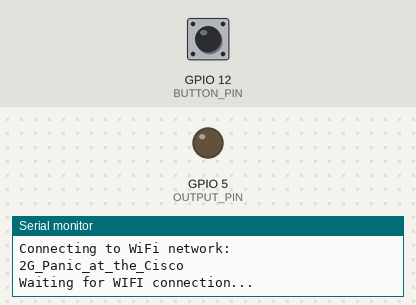
A sketch run on a simulated ESP32. Parts: output pins drawn as LEDs (lit = HIGH), the last lines printed to the serial monitor. The inputs (shaded band) are chosen by the test bench; at power-on: GPIO 12 (BUTTON_PIN) HIGH. WiFi joins after 1.5 s; servers stay silent unless stated.

Above: at 1.2 s.
1.3 s: GPIO 12 (BUTTON_PIN) pulled LOW for 0.15 s
At 3.1 s:
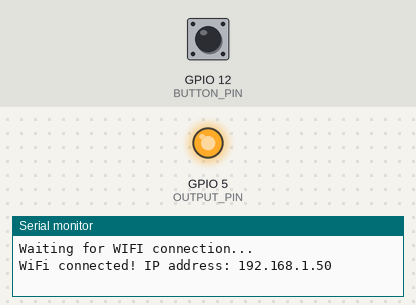
3.5 s: GPIO 12 (BUTTON_PIN) pulled LOW for 1 s
At 4.7 s:
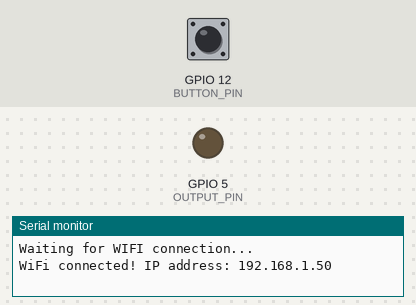
6.0 s: GPIO 12 (BUTTON_PIN) pulled LOW for 3.2 s
At 7.4 s:
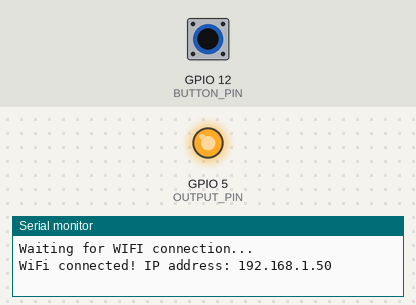
Timing chart, 0 to 9.0 s (numbered marks = the images above; inputs shaded):
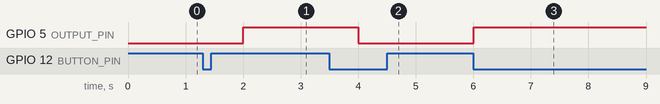

The sketch:

WiFiUDPClient.ino
```cpp
/*
 *  This sketch sends random data over UDP on a ESP32 device
 *
 */
#include <WiFi.h>
#include <WiFiUdp.h>
// Pin definitions
const byte BUTTON_PIN = 12;
const byte OUTPUT_PIN = 5;

// Flag to indicate button press
volatile bool button_pressed = false;

// Interrupt service routine for button press
void button_isr() {
  button_pressed = true;
}
// WiFi network name and password:
const char * networkName = "2G_Panic_at_the_Cisco";
const char * networkPswd = "Socorro!";

//IP address to send UDP data to:
// either use the ip address of the server or
// a network broadcast address
const char * udpAddress = "192.168.0.166";
const int udpPort = 3333;

//Are we currently connected?
boolean connected = false;

//The udp library class
WiFiUDP udp;

void setup(){
  // Initilize hardware serial:
  Serial.begin(115200);
  // Configure pin modes
  pinMode(BUTTON_PIN, INPUT_PULLUP);
  pinMode(OUTPUT_PIN, OUTPUT);
  // Attach interrupt to button pin
  attachInterrupt(digitalPinToInterrupt(BUTTON_PIN), button_isr, FALLING);
  // Set initial output pin state
  digitalWrite(OUTPUT_PIN, LOW);
  //Connect to the WiFi network
  connectToWiFi(networkName, networkPswd);
}

void loop(){
  //only send data when connected
  if(connected){
    //Send a packet
    udp.beginPacket(udpAddress,udpPort);
    udp.printf("%lu, %d\n", millis()/1000, button_pressed);
    udp.endPacket();
  }
  if (button_pressed) {
    // Toggle output pin state
    digitalWrite(OUTPUT_PIN, !digitalRead(OUTPUT_PIN));
    // Clear button press flag
    button_pressed = false;
  }
  //Wait for 1 second
  delay(1000);
}

void connectToWiFi(const char * ssid, const char * pwd){
  Serial.println("Connecting to WiFi network: " + String(ssid));

  // delete old config
  WiFi.disconnect(true);
  //register event handler
  WiFi.onEvent(WiFiEvent);

  //Initiate connection
  WiFi.begin(ssid, pwd);

  Serial.println("Waiting for WIFI connection...");
}

//wifi event handler
void WiFiEvent(WiFiEvent_t event){
    switch(event) {
      case ARDUINO_EVENT_WIFI_STA_GOT_IP:
          //When connected set
          Serial.print("WiFi connected! IP address: ");
          Serial.println(WiFi.localIP());
          //initializes the UDP state
          //This initializes the transfer buffer
          udp.begin(WiFi.localIP(),udpPort);
          connected = true;
          break;
      case ARDUINO_EVENT_WIFI_STA_DISCONNECTED:
          Serial.println("WiFi lost connection");
          connected = false;
          break;
      default: break;
    }
}
```

Measured:
- after the input at 1.3 s, GPIO 5 (OUTPUT_PIN): LOW → HIGH after 0.70 s
- after the input at 3.5 s, GPIO 5 (OUTPUT_PIN): HIGH → LOW after 0.50 s
- after the input at 6.0 s, GPIO 5 (OUTPUT_PIN): LOW → HIGH at once
